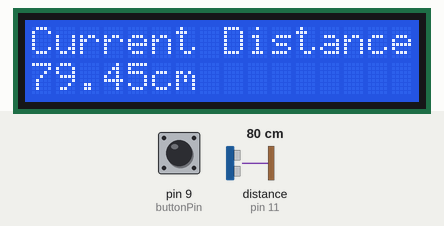
The sketch below on a simulated Arduino Uno, built with avr-gcc and run on an emulated ATmega328P. Parts: 16×2 character LCD. Wiring (inferred from the names in the program): ultrasonic range finder: trigger pin 12; echo pin 11. The inputs (shaded band) are chosen by the test bench; at power-on: pin 9 (buttonPin) HIGH, distance to the obstacle (sensor on pin 11) 80 cm. The echo pulse lasts 58.3 µs per cm; what the sketch prints to the serial monitor is not drawn.

Above: at 1.2 s.
1.3 s: pin 9 (buttonPin) pulled LOW for 0.15 s
At 2.1 s:
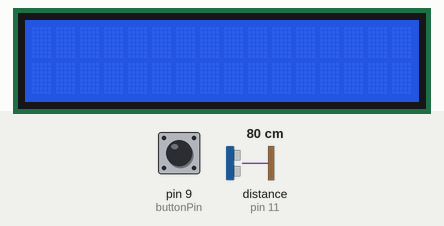
4.4 s: pin 9 (buttonPin) pulled LOW for 1 s
8.4 s: pin 9 (buttonPin) pulsed LOW 5 times (0.12 s each, 0.3 s apart)
12.9 s: pin 9 (buttonPin) pulsed LOW 2 times (0.12 s each, 0.3 s apart)
Timing chart, 0 to 15.9 s (numbered marks = the images above; inputs shaded):
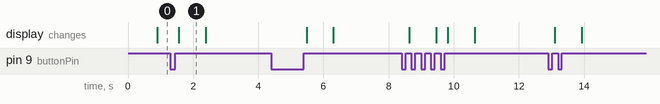

The sketch:

60-Reduce-Noise.ino
```cpp
/**
 * Homework 60 - Reduce Noise
 */
 #include <LiquidCrystal.h>

int rs = 7;
int en = 6;
int d4 = 5;
int d5 = 4;
int d6 = 3;
int d7 = 2;

LiquidCrystal lcd(rs,en,d4,d5,d6,d7);

int trigPin = 12;
int echoPin = 11;
int pingTravelTime;
float pingTimeSec;
float metDist;
const int iters = 50;
float cmDist[iters];
float sumDist = 0;
float avgDist = 0;


int speedOfSound = 342;

int buttonPin = 9;
int butState = 1;
int butPrev;

void setup() {
  pinMode(trigPin, OUTPUT);
  pinMode(echoPin, INPUT);
  pinMode(buttonPin, INPUT_PULLUP);
  Serial.begin(9600);
  lcd.begin(16,2);
}

void loop() {
  butState = digitalRead(buttonPin);

  Serial.print("ButState: ");
  Serial.print(butState);
  Serial.print(", ButPrev: ");
  Serial.print(butPrev);
  Serial.print(", curDist: ");
  Serial.println(avgDist);

  if(butState == 1 && butPrev == 0){
    Serial.println("Button Pressed");
    sumDist = 0;
    for(int i = 0; i < iters; i++){
      Serial.println("button pressed");
      lcd.clear();
      digitalWrite(trigPin,LOW);
      delayMicroseconds(10);
      digitalWrite(trigPin,HIGH);
      delayMicroseconds(10);
      digitalWrite(trigPin,LOW);
      pingTravelTime = pulseIn(echoPin, HIGH);

      //Convering millis
      pingTimeSec = (pingTravelTime/2) / 1000000.;

      //Getting distance in meters
      metDist = speedOfSound * pingTimeSec;

      cmDist[i] = metDist * 100.;


    }
    for(float dist: cmDist){
        sumDist += dist;
      }

    avgDist = sumDist / iters;


    lcd.setCursor(0,0);
    lcd.print("Current Distance");
    lcd.setCursor(0,1);
    lcd.print(avgDist);
    lcd.print("cm");
  }
  butPrev = butState;
}
```

Measured:
- after the input at 1.3 s, the display: changes after 0.26 s (image 1)
- what the display in image 1 shows lasts 0.8 s, from 1.6 s to 2.4 s
